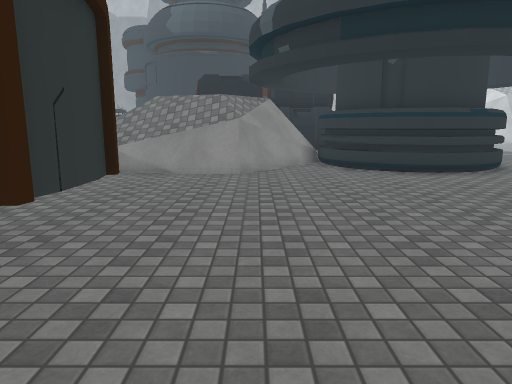
View 1 (above)

22 first-person views from a walk through a Unity game level. The camera is 1.4 m above the floor, tilts 10° down and sees 70° across. The floor is counted in squares, 1 m on a side. Each view is taken from the middle of a square. On the plan, view 1 faces up. The plan holds only what a view shows up to about 16 squares ahead; the rest is blank. The place goes on beyond the plan. The player character is not drawn. Some surface patterns are stand-ins.

View 2
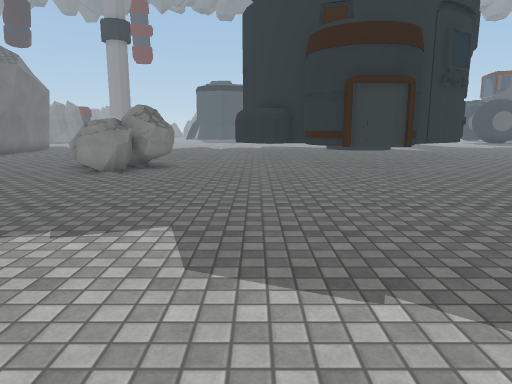

View 3
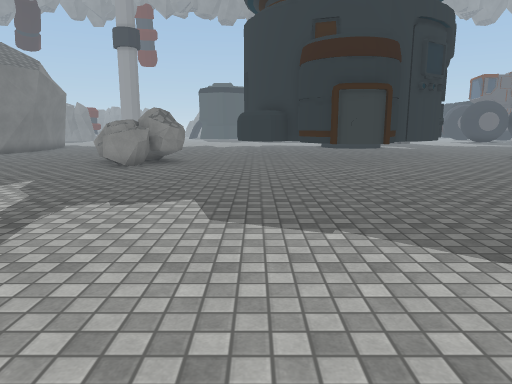

View 4
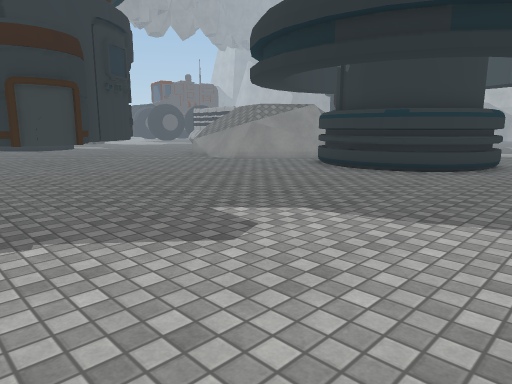

View 5
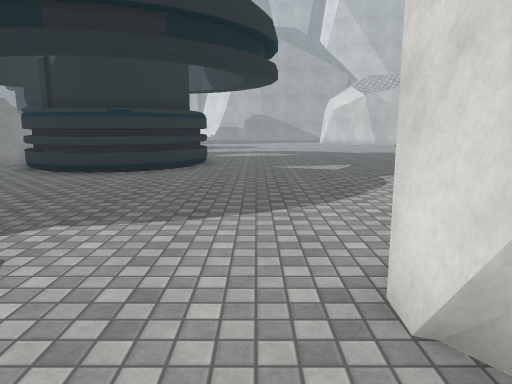

View 6
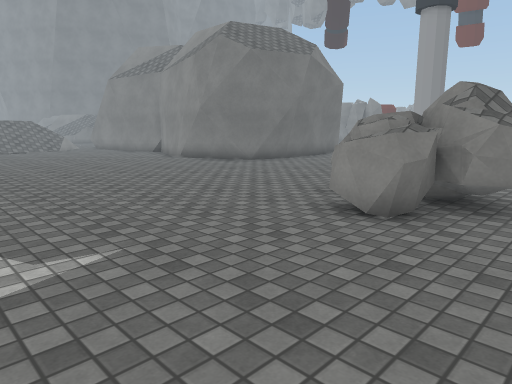

View 7
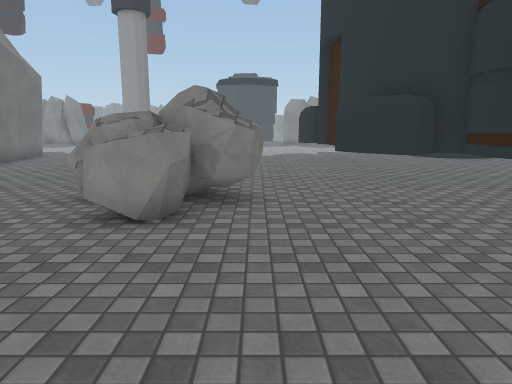

View 8
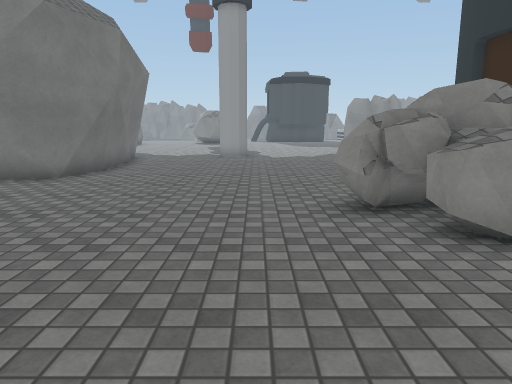

View 9
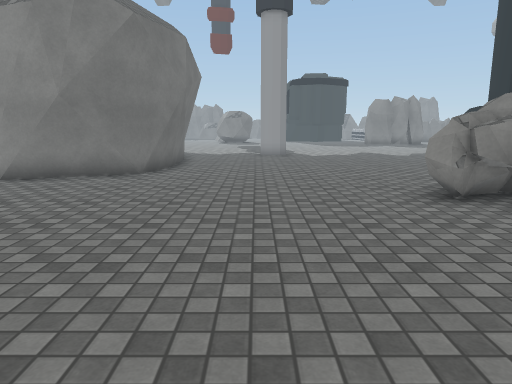

View 10
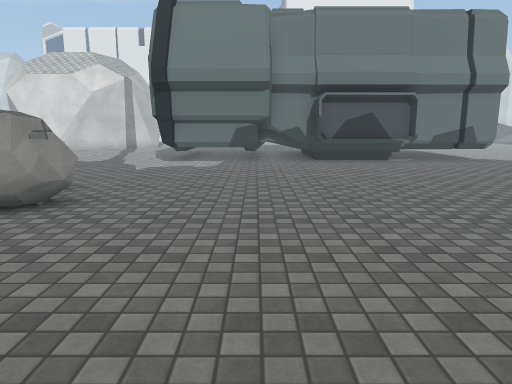

View 11
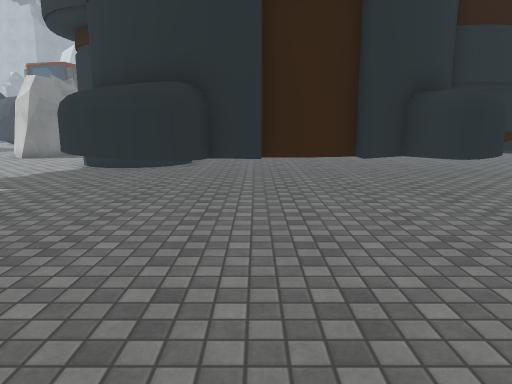

View 12
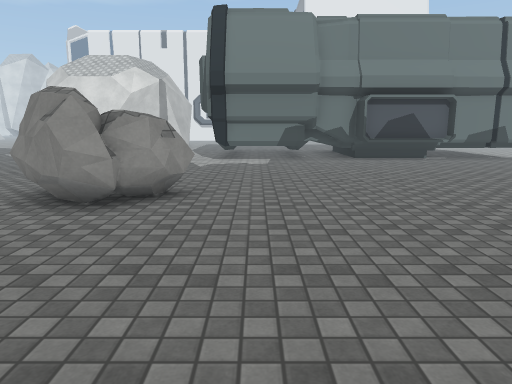

View 13
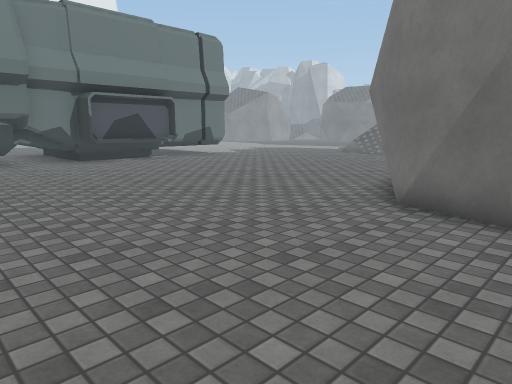

View 14
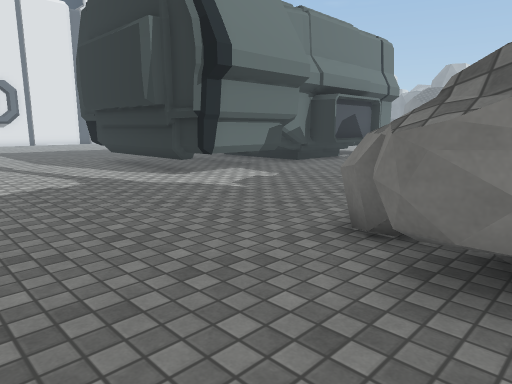

View 15
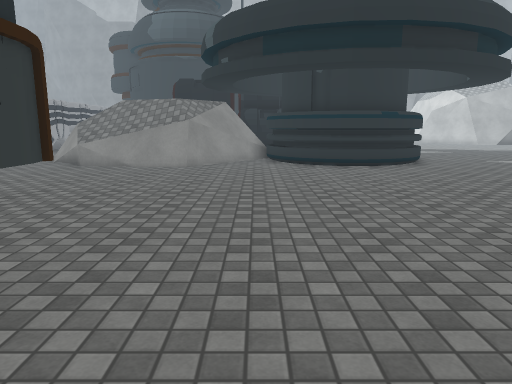

View 16
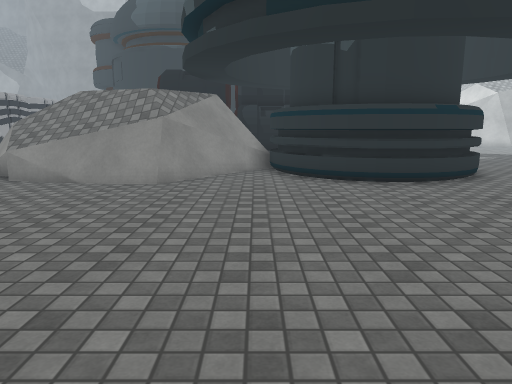

View 17
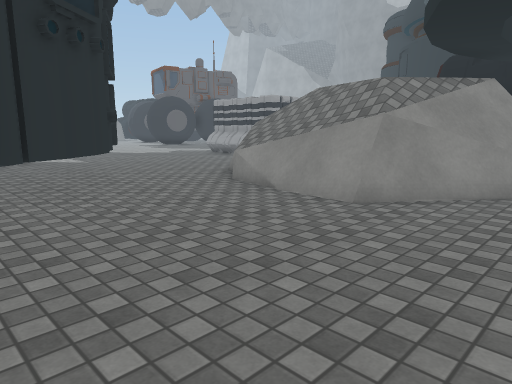

View 18
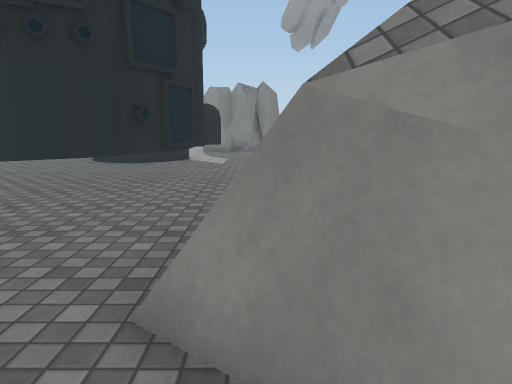

View 19
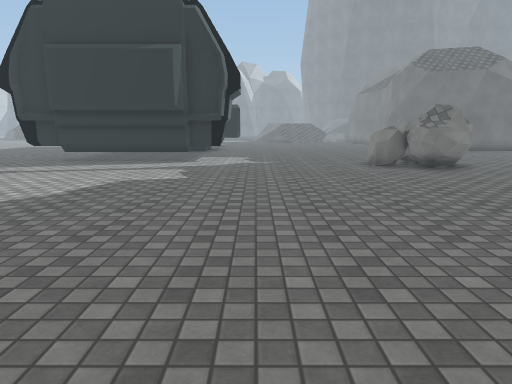

View 20
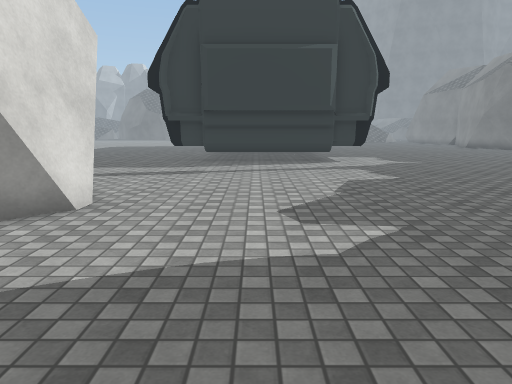

View 21
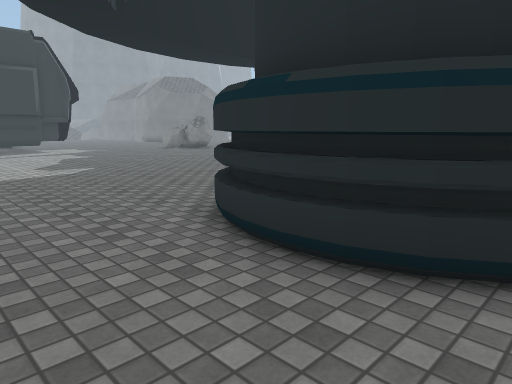

View 22
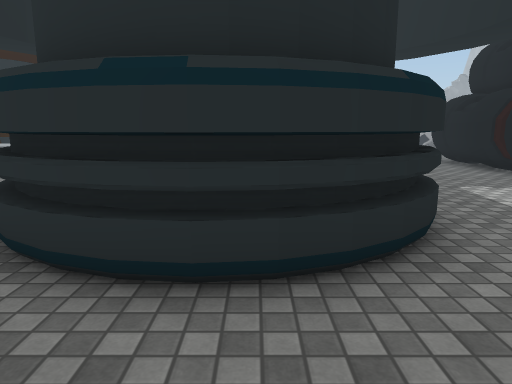

### Floor plan
Key: @ floor where view 1 was taken; # wall or solid block; . floor; = window, fence, low wall or low ledge; ^ raised ledge; B building; R rock.
Columns run from 13 left of view 1 to 12 right of it. Each row starts with its distance up from view 1.
 17                     BB.. .
 16                #     BB...
 15    ..         ##B    BB...
 14    ....      ###B    BB...
 13  ......#^#  ###.BB   BB...
 12  .......^^####...BBBBB....
 11  B.........#=.....BB......
 10  BBBBB....................
  9       BB..................
  8 B      BB.................
  7 B       B.................
  6 B        BB...............
  5 B        BB#..............
  4          B B..............
  3         BBB#.............#
  2         BBB..............#
  1 B      BBB................
  0 BBBBBBBBB....@............
 -1 BBBB...B..................
 -2 ..........................
 -3 .........RR...............
 -4 ........RRRR..............
 -5 ........RRRRR.............
 -6 .........RRR......########
 -7 ..........R.......^#    ##
 -8 ..................#
 -9 ..................#
-10 ..................##
-11 ..................##
-12 .................###
-13 ######...........#^##
-14      ##..........=^#
-15       ##.........=^#
-16        #.........#^#
-17        #..........##
-18         ..........##
-19          ...... ..##

Where each view was taken, in squares from view 1:
view 1: 0 up, 0 right, facing up
view 2: 0 up, 10 right, facing left
view 3: 0 up, 12 right, facing left
view 4: 0 up, 12 right, facing up-left
view 5: 0 up, 11 right, facing up
view 6: 2 down, 4 right, facing down-left
view 7: 3 down, 4 right, facing left
view 8: 8 down, 3 right, facing left
view 9: 10 down, 4 right, facing left
view 10: 10 down, 10 left, facing right
view 11: 8 down, 10 left, facing up
view 12: 8 down, 11 left, facing right
view 13: 7 down, 10 left, facing down-right
view 14: 0 up, 4 left, facing down-right
view 15: 2 down, 2 right, facing up
view 16: 2 up, 2 right, facing up
view 17: 5 up, 3 right, facing up-left
view 18: 12 up, 2 right, facing left
view 19: 9 up, 3 right, facing down
view 20: 9 up, 9 right, facing down
view 21: 17 up, 12 right, facing down-left
view 22: 15 up, 12 right, facing left
